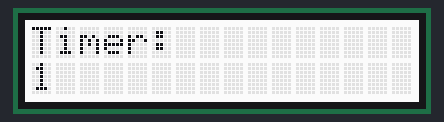
This sketch was run on a simulated Arduino Uno, built with avr-gcc and run on an emulated ATmega328P. Parts: 16×2 character LCD.

Above: at 0.1 s.
At 4.1 s:
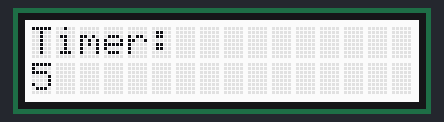
At 9.1 s:
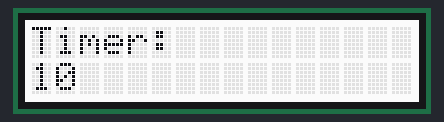
At 19.2 s:
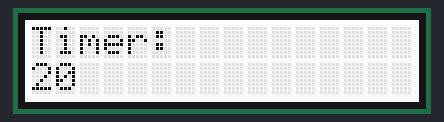
At 28.2 s:
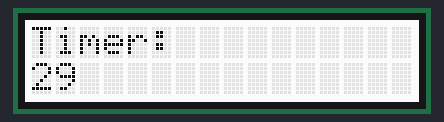
At 38.2 s:
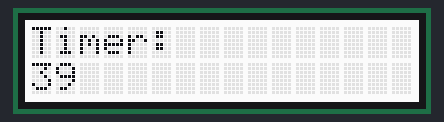

The sketch:

LCDScreenBasic.ino
```cpp
#include"rgb_lcd.h"

// Gives a name to our RGB LCD screen and initializes it
rgb_lcd myScreen;
int i = 0;

// Following values must be within 0 and 255 and
// indicate how strong that color is in the LCD.
// Change one or more of the color numbers to change the screen color
/*  Can Modify This Code */
int red = 255;
int green = 255;
int blue = 255;
/*-----------------------*/

void setup() {
  // .begin initializes the size of the screen, do not change this.
  // The size of our LCD screen is sixteen columns and two rows of characters.
  myScreen.begin(16,2);

  // Sets the color of the screen to the previously declared values
  myScreen.setRGB(red, green, blue);

  // Prints out a 16 or less character sentence on the first line.
  // Characters past 16 will just not appear.
  myScreen.print("Timer:");
}

void loop() {
  // put your main code here, to run repeatedly:
  // Sets the cursor to the first spot on the second row
  myScreen.setCursor(0,1);
  i++;
  // Prints the integer value of i to the screen and then wait
  // 1000 milliseconds or one second, before doing another loop
  myScreen.print(i);
  delay(1000);
}
```

Measured:
- what the display in image 1 shows lasts 1.0 s, from 4.1 s to 5.1 s
